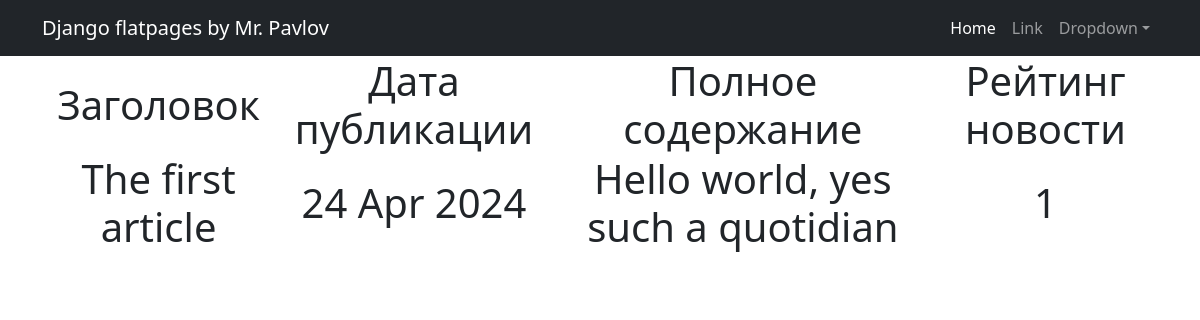
The page /posts/2 on the database its author committed.
### news/models.py (models this page shows, shortened)
class Post(models.Model):
    author = models.ForeignKey(Author, on_delete = models.CASCADE)
    content = models.CharField(max_length=2, choices=CONTENT, default=article)
    date = models.DateTimeField(auto_now_add=True)
    category = models.ManyToManyField(Category, through = 'PostCategory')
    title = models.CharField(max_length=255)
    text = models.CharField(max_length=10000)
    post_rating = models.IntegerField(default=0)

### news/views.py (the view)
class PostDetail(DetailView):
    model = Post
    template_name = 'post.html'
    context_object_name = 'post'

### news/templatetags/censor_filter.py (called while the page is built)
@register.filter()
def censor(text):
    words = text.split()
    for i, word in enumerate(words):
        if word.lower().replace(',', '').replace('.', '').replace('!', '').replace('?', '') in CENSOR_WORDS:
            words[i] = word[0] + '*' * (len(word) - 1)
    return " ".join(words)

### templates/post.html (shortened to what this page needs)
{% extends 'flatpages/default.html' %}
{% load censor_filter %}
{% block content %}
<h1>
    <table>
           <tr>
               <td>Заголовок</td>
               <td>Дата публикации</td>
               <td>Полное содержание</td>
               <td>Рейтинг новости</td>
           </tr>
           <tr>
               <td>{{ post.title|censor }}</td>
               <td>{{ post.date|date:'d M Y' }}</td>
               <td>{{ post.text|censor }}</td>
               <td>{{ post.post_rating }}</td>
           </tr>
       </table>
</h1>
{% endblock content %}

### rows shown on the page
Post: title|censor "The first article", date "24 Apr 2024", text|censor "Hello world, yes such a quotidian", post_rating "1"
